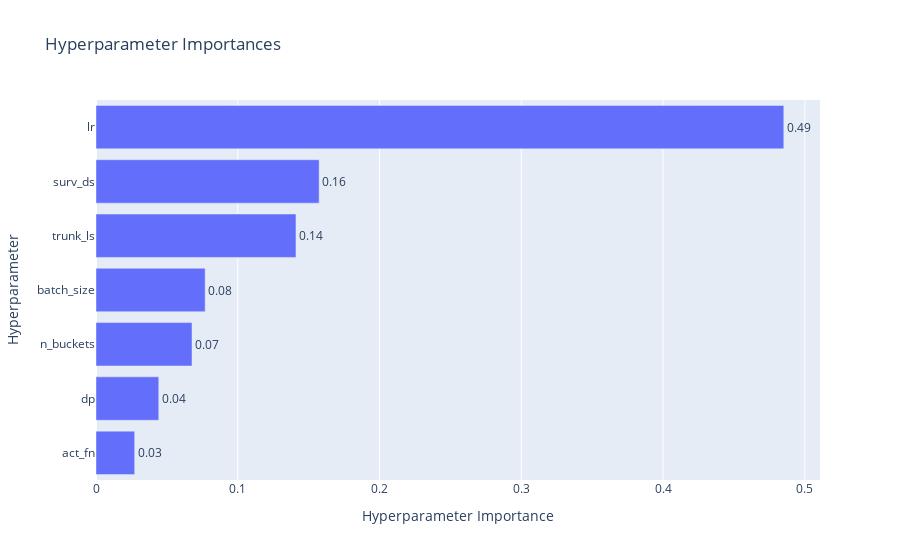
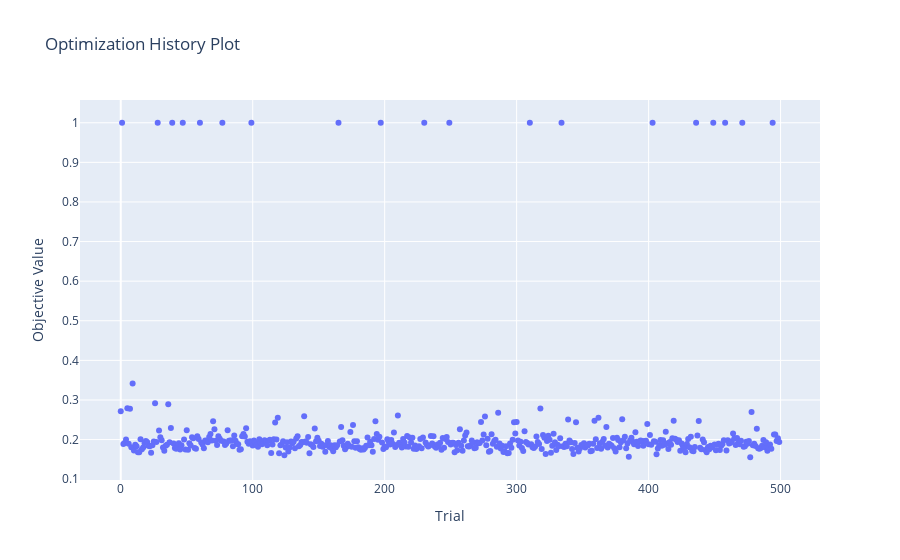

Notebook code cell kept with these figures, in order:
### Markdown cell above
### Survival Prediction

### Code cell
print_study_results("surv_mlp")

### Figure 1 — Plotly figure (JSON) as saved in the notebook; plotly's stock layout.template omitted (floating-point values rounded to 4 significant figures)
{"data": [{"cliponaxis": false, "hovertemplate": ["act_fn (CategoricalDistribution): 0.0272751083146901<extra></extra>", "dp (CategoricalDistribution): 0.044283547424057344<extra></extra>", "n_buckets (CategoricalDistribution): 0.0677297859582995<extra></extra>", "batch_size (CategoricalDistribution): 0.07701750602762311<extra></extra>", "trunk_ls (CategoricalDistribution): 0.1410637888606154<extra></extra>", "surv_ds (CategoricalDistribution): 0.15743438372243646<extra></extra>", "lr (CategoricalDistribution): 0.4851958796922781<extra></extra>"], "name": "Objective Value", "orientation": "h", "text": ["0.03", "0.04", "0.07", "0.08", "0.14", "0.16", "0.49"], "textposition": "outside", "type": "bar", "x": [0.02728, 0.04428, 0.06773, 0.07702, 0.1411, 0.1574, 0.4852], "y": ["act_fn", "dp", "n_buckets", "batch_size", "trunk_ls", "surv_ds", "lr"]}], "layout": {"title": {"text": "Hyperparameter Importances"}, "xaxis": {"title": {"text": "Hyperparameter Importance"}}, "yaxis": {"title": {"text": "Hyperparameter"}}}}

### Figure 2 — Plotly figure (JSON) as saved in the notebook; plotly's stock layout.template omitted (floating-point values rounded to 4 significant figures; data arrays with more than 128 entries replaced by an {"elided": "..."} marker saying what was removed)
{"data": [{"mode": "markers", "name": "Objective Value", "type": "scatter", "x": {"elided": "500 int values"}, "y": {"elided": "500 float values"}}, {"marker": {"color": "#cccccc"}, "mode": "markers", "name": "Infeasible Trial", "showlegend": false, "type": "scatter", "x": [], "y": []}], "layout": {"title": {"text": "Optimization History Plot"}, "xaxis": {"title": {"text": "Trial"}}, "yaxis": {"title": {"text": "Objective Value"}}}}
